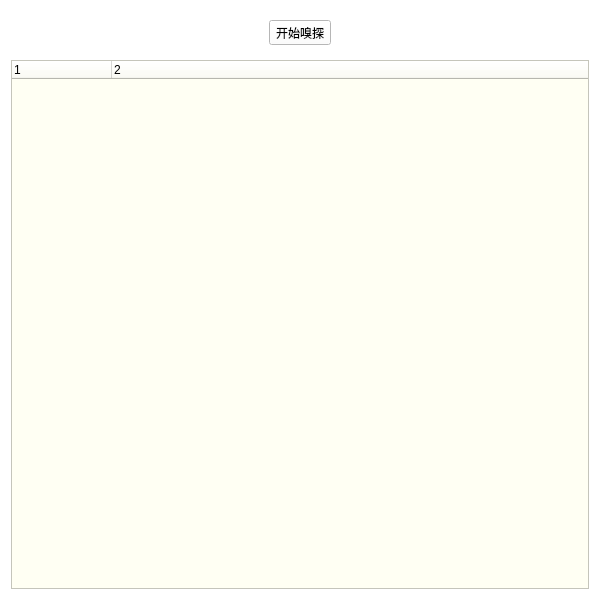
<?xml version="1.0" encoding="UTF-8"?>
<ui version="4.0">
 <class>Widget</class>
 <widget class="QWidget" name="Widget">
  <property name="geometry">
   <rect>
    <x>0</x>
    <y>0</y>
    <width>600</width>
    <height>600</height>
   </rect>
  </property>
  <property name="sizePolicy">
   <sizepolicy hsizetype="Fixed" vsizetype="Fixed">
    <horstretch>0</horstretch>
    <verstretch>0</verstretch>
   </sizepolicy>
  </property>
  <property name="maximumSize">
   <size>
    <width>1300</width>
    <height>900</height>
   </size>
  </property>
  <property name="windowTitle">
   <string>Sniffer</string>
  </property>
  <property name="windowIcon">
   <iconset>
    <normaloff>:/logo.png</normaloff>:/logo.png</iconset>
  </property>
  <property name="styleSheet">
   <string notr="true">background-color: rgb(255,255, 255);</string>
  </property>
  <layout class="QGridLayout" name="gridLayout">
   <item row="1" column="0" colspan="3">
    <widget class="QTreeWidget" name="treeWidget">
     <property name="sizePolicy">
      <sizepolicy hsizetype="Preferred" vsizetype="Expanding">
       <horstretch>0</horstretch>
       <verstretch>0</verstretch>
      </sizepolicy>
     </property>
     <property name="styleSheet">
      <string notr="true">background-color:rgb(255, 255, 243);
font: 15pt &quot;Cantarell&quot;;
color:  rgb(0, 0,0);</string>
     </property>
     <property name="columnCount">
      <number>2</number>
     </property>
     <column>
      <property name="text">
       <string notr="true">1</string>
      </property>
     </column>
     <column>
      <property name="text">
       <string notr="true">2</string>
      </property>
     </column>
    </widget>
   </item>
   <item row="0" column="1">
    <widget class="QWidget" name="widgetStatus_2" native="true">
     <property name="enabled">
      <bool>true</bool>
     </property>
     <property name="sizePolicy">
      <sizepolicy hsizetype="Fixed" vsizetype="Preferred">
       <horstretch>0</horstretch>
       <verstretch>0</verstretch>
      </sizepolicy>
     </property>
     <property name="maximumSize">
      <size>
       <width>600</width>
       <height>200</height>
      </size>
     </property>
     <property name="layoutDirection">
      <enum>Qt::LeftToRight</enum>
     </property>
     <property name="autoFillBackground">
      <bool>false</bool>
     </property>
     <layout class="QGridLayout" name="gridLayout_3">
      <item row="0" column="0">
       <widget class="QToolButton" name="startBtn">
        <property name="sizePolicy">
         <sizepolicy hsizetype="Fixed" vsizetype="Fixed">
          <horstretch>0</horstretch>
          <verstretch>0</verstretch>
         </sizepolicy>
        </property>
        <property name="cursor">
         <cursorShape>PointingHandCursor</cursorShape>
        </property>
        <property name="layoutDirection">
         <enum>Qt::LeftToRight</enum>
        </property>
        <property name="styleSheet">
         <string notr="true">color: rgb(0, 0, 0);
font: 75 23pt &quot;URW Bookman L&quot;;</string>
        </property>
        <property name="text">
         <string>开始嗅探</string>
        </property>
       </widget>
      </item>
     </layout>
    </widget>
   </item>
  </layout>
 </widget>
 <resources/>
 <connections/>
</ui>
